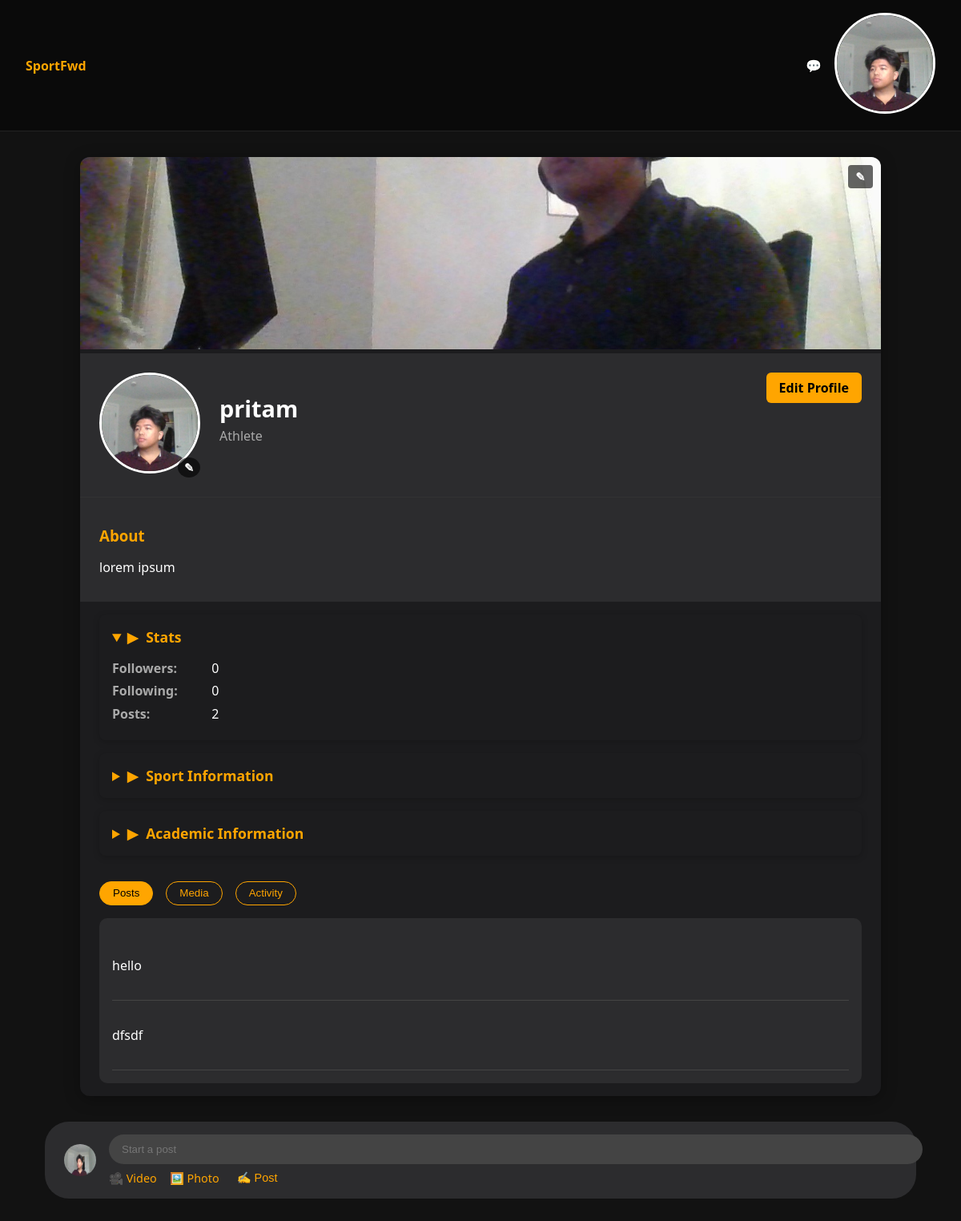
/profile/ (signed in), run on the app's committed database.
### core/models.py (models this page shows, shortened)
class Profile(models.Model):
    ROLE_CHOICES = [
        ('athlete', 'Athlete'),
        ('sponsor', 'Sponsor'),
        ('fan', 'Fan'),
    ]
    user = models.OneToOneField(User, on_delete=models.CASCADE)
    role = models.CharField(max_length=20, choices=ROLE_CHOICES)
    school = models.CharField(max_length=100, blank=True)
    grad_year = models.IntegerField(blank=True, null=True)
    profile_image = models.ImageField(upload_to='profile_images/', default='profile_images/default.png', blank=True)
    cover_image = models.ImageField(upload_to='profile_images/covers/', default='profile_images/covers/default.jpg', blank=True)
    bio = models.TextField(blank=True)
    sport = models.CharField(max_length=100, blank=True)
    position = models.CharField(max_length=100, blank=True)
    level = models.CharField(max_length=100, blank=True)
    experience = models.IntegerField(blank=True, null=True)

class Post(models.Model):
    user = models.ForeignKey(User, on_delete=models.CASCADE)
    content = models.TextField(blank=True)
    image = models.ImageField(upload_to='post_images/', blank=True, null=True)
    video = models.FileField(upload_to='post_videos/', blank=True, null=True)
    created_at = models.DateTimeField(auto_now_add=True)

### core/views.py (the view)
# urls.py: path('profile/', views.view_profile, name='profile'),  # actual profile page
@login_required
def view_profile(request):
    profile = request.user.profile
    posts = Post.objects.filter(user=request.user).order_by('-created_at')
    post_count = posts.count()
    return render(request, 'profile.html', {
        'profile': profile,
        'posts': posts,
        'post_count': post_count,
    })

### core/templates/profile.html (shortened to what this page needs)
{% extends 'base.html' %}
{% load static %}
{% block content %}
<div class="profile-container">
  <div class="cover-image">
    {% if profile.cover_image %}
      <img src="{{ profile.cover_image.url }}" alt="Cover Image">
    {% else %}
      <img src="{% static 'images/default-cover.jpg' %}" alt="Cover Image">
    {% endif %}
    <a href="{% url 'edit_profile' %}" class="edit-cover-btn">✎</a>
  </div>
  <div class="profile-header">
    <div class="profile-pic-wrapper">
      {% if profile.profile_image %}
        <img src="{{ profile.profile_image.url }}" alt="Profile Picture" class="profile-pic">
      {% else %}
        <img src="{% static 'images/default.png' %}" alt="Profile Picture" class="profile-pic">
      {% endif %}
      <a href="{% url 'edit_profile' %}" class="edit-pic-btn">✎</a>
    </div>
    <div class="profile-info">
      <h2>{{ user.username }}</h2>
      <p class="role">{{ profile.get_role_display }}</p>
    </div>
    <a href="{% url 'edit_profile' %}" class="edit-profile-btn">Edit Profile</a>
  </div>
  <div class="bio-section">
    <h3>About</h3>
    <p>{{ profile.bio|default:"No bio added yet." }}</p>
  </div>
  <details class="info-section" open>
    <summary>Stats</summary>
    <div class="info-box">
      <ul>
        <li><strong>Followers:</strong> 0</li>
        <li><strong>Following:</strong> 0</li>
        <li><strong>Posts:</strong> {{ post_count|default:0 }}</li>
      </ul>
    </div>
  </details>
  <details class="info-section">
    <summary>Sport Information</summary>
  </details>
  <details class="info-section">
    <summary>Academic Information</summary>
  </details>
  <div class="tabs-section">
    <div class="tabs">
      <button class="tab-button active" onclick="showTab('posts')">Posts</button>
      <button class="tab-button" onclick="showTab('media')">Media</button>
      <button class="tab-button" onclick="showTab('activity')">Activity</button>
    </div>
    <div class="tab-content" id="posts">
      {% for post in posts %}
        <div class="post-box">
          <p>{{ post.content }}</p>
        </div>
      {% empty %}
        <div style="color:#aaa; text-align:center; padding:2rem;">You haven’t posted anything yet.</div>
      {% endfor %}
    </div>
  </div>
</div>
<div class="post-form">
  <img src="{{ profile.profile_image.url }}" alt="Profile">
  <form method="POST" action="{% url 'create_post' %}" enctype="multipart/form-data">
    <input name="content" placeholder="Start a post">
    <div style="display: flex; gap: 1rem;">
      <label>🎥 Video<input type="file" name="video"></label>
      <label>🖼️ Photo<input type="file" name="image"></label>
      <button type="submit">✍️ Post</button>
    </div>
  </form>
</div>
{% endblock %}

### core/templates/base.html (shortened to what this page needs)
{% load static %}
<!DOCTYPE html>
<html lang="en">
<head>
</head>
<body>
<header>
  <nav class="navbar">
    <a href="/">SportFwd</a>
    {% if user.is_authenticated %}
    <div class="navbar-right">
      <a href="{% url 'inbox' %}" title="Messages" style="margin-right: 1rem;">💬</a>
      <div class="profile-menu-wrapper" style="position: relative;">
        <img src="{{ user.profile.profile_image.url }}" class="profile-pic" onclick="toggleProfileDropdown(event)" />
      </div>
    </div>
    {% else %}
    <div class="auth-links">
      <a href="{% url 'login' %}">Login</a>
      <a href="{% url 'register' %}">Register</a>
    </div>
    {% endif %}
  </nav>
</header>
<main>
  {% block content %}
  {% endblock %}
</main>
</body>
</html>

### core/templates/base.html (style rules this page uses)
:root { --primary-gradient-start: #fc466b; --primary-gradient-end: #3f5efb; --button-color: #f5b301; --button-hover: #d99b00; --text-color: #1C1C1E; --background-dark: #000; }
body { margin: 0; padding: 0; font-family: 'Rajdhani', sans-serif; background-color: var(--background-dark); color: #fff; }
a { color: #FFA500; text-decoration: none; font-weight: 600; }
header { background: #0a0a0a; padding: 1rem 2rem; border-bottom: 1px solid #222; }
.navbar { display: flex; justify-content: space-between; align-items: center; }
.navbar-right { display: flex; align-items: center; }
.profile-pic { width: 36px; height: 36px; border-radius: 50%; border: 2px solid #FFA500; object-fit: cover; }
main { padding: 2rem; }

### core/templates/profile.html (style rules this page uses)
body { margin: 0; padding: 0; background: #121212; font-family: 'Segoe UI', sans-serif; color: #fff; }
.profile-container { max-width: 1000px; margin: 0 auto; background: #1c1c1e; border-radius: 12px; overflow: hidden; box-shadow: 0 4px 20px rgba(0,0,0,0.3); }
.cover-image { position: relative; }
.cover-image img { width: 100%; height: 240px; object-fit: cover; }
.edit-cover-btn { position: absolute; top: 10px; right: 10px; background: rgba(0,0,0,0.6); color: white; padding: 0.3rem 0.6rem; border-radius: 4px; text-decoration: none; font-size: 0.9rem; }
.profile-header { display: flex; align-items: center; padding: 1.5rem; position: relative; background: #2c2c2e; }
.profile-pic-wrapper { position: relative; margin-right: 1.5rem; }
.profile-pic { width: 120px; height: 120px; border-radius: 50%; object-fit: cover; border: 3px solid white; }
.edit-pic-btn { position: absolute; bottom: 0; right: 0; background: rgba(0,0,0,0.6); color: white; padding: 0.2rem 0.5rem; border-radius: 50%; font-size: 0.9rem; text-decoration: none; }
.profile-info h2 { margin: 0; font-size: 1.8rem; }
.profile-info .role { color: #aaa; font-size: 1rem; margin-top: 0.3rem; }
.edit-profile-btn { position: absolute; right: 1.5rem; top: 1.5rem; background: #FFA500; color: black; padding: 0.5rem 1rem; border-radius: 6px; text-decoration: none; font-weight: bold; }
.bio-section { padding: 1rem 1.5rem; background: #2c2c2e; border-top: 1px solid #333; }
.bio-section h3 { margin-bottom: 0.5rem; color: #FFA500; }
details.info-section { margin: 1rem 1.5rem; background: #1c1c1e; border-radius: 8px; padding: 1rem; box-shadow: 0 2px 8px rgba(0,0,0,0.2); color: white; }
details.info-section summary { font-weight: bold; font-size: 1.1rem; color: #FFA500; cursor: pointer; outline: none; }
details.info-section summary::before { content: "▶"; margin-right: 10px; transition: transform 0.2s ease; }
details[open] summary::before { transform: rotate(90deg); }
.info-box ul { list-style: none; margin: 1rem 0 0 0; padding: 0; }
.info-box li { margin-bottom: 0.4rem; }
.info-box li strong { color: #aaa; display: inline-block; min-width: 120px; }
.tabs-section { padding: 1rem 1.5rem; }
.tabs { display: flex; gap: 1rem; margin-bottom: 1rem; }
.tab-button { background: none; border: 1px solid #FFA500; color: #FFA500; padding: 0.4rem 1rem; border-radius: 20px; cursor: pointer; transition: background 0.3s; }
.tab-button.active, .tab-button:hover { background: #FFA500; color: black; }
.tab-content { background: #2c2c2e; padding: 1rem; border-radius: 10px; }
.post-box { border-bottom: 1px solid #444; padding: 1rem 0; }
.post-form { display: flex; align-items: center; gap: 1rem; background: #2c2c2e; border-radius: 30px; padding: 1rem 1.5rem; margin: 2rem 1.5rem; }
.post-form img { width: 40px; height: 40px; border-radius: 50%; }
.post-form form { flex: 1; }
.post-form input { width: 100%; border: none; padding: 0.7rem 1rem; background: #444; color: white; border-radius: 20px; margin-bottom: 0.5rem; }
.post-form button, .post-form label { background: none; border: none; cursor: pointer; color: #FFA500; font-size: 0.9rem; }

### data on the page
Profile: cover_image (picture), profile_image (picture), role "Athlete", bio "lorem ipsum"
Post: content "hello"
Post: content "dfsdf"

### other printed values
{{ user.username }} "pritam"
{{ post_count|default:0 }} "2"
